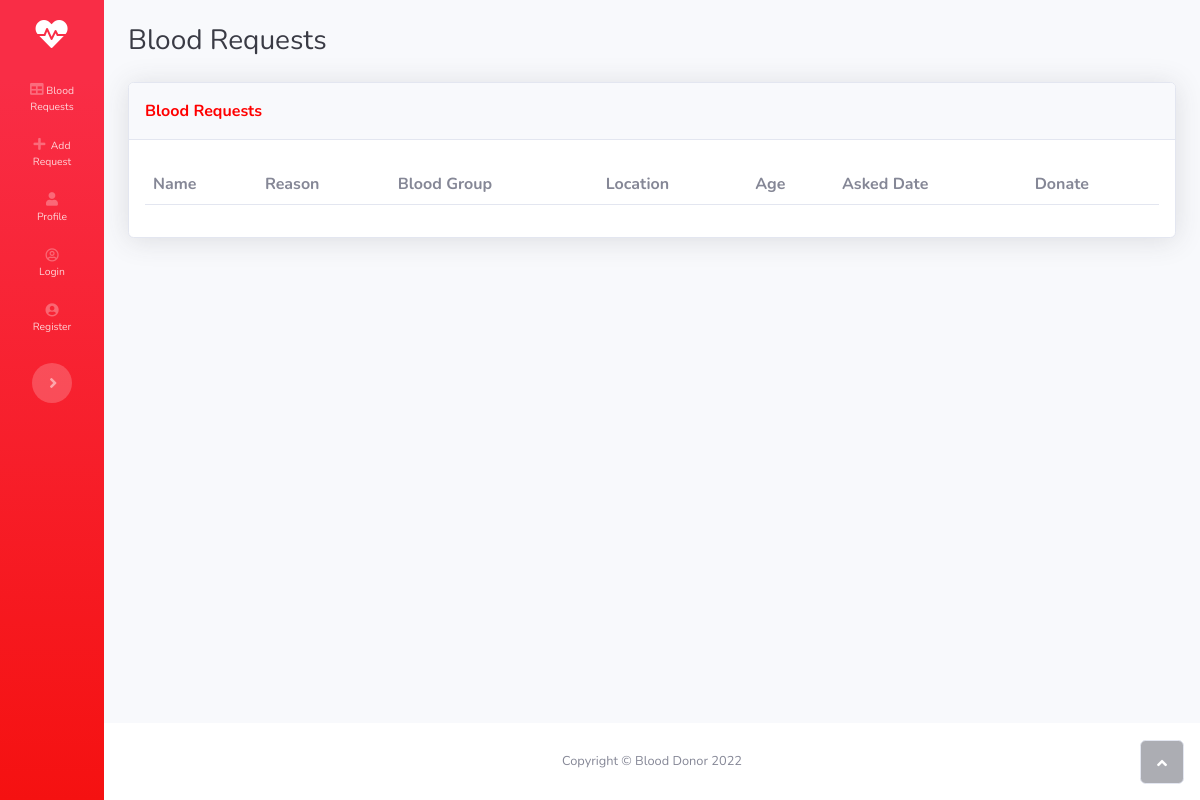
The app's page /, older data.
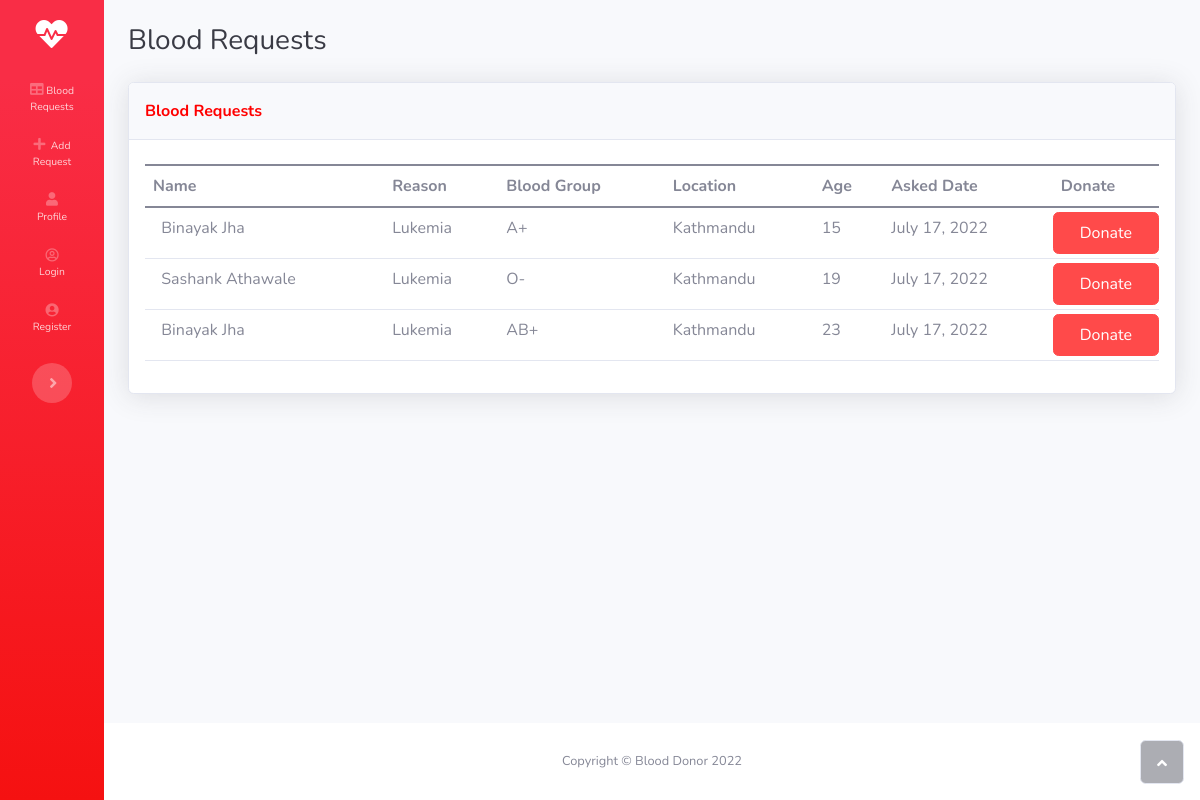
The same page, newer data.
### core/models.py (models this page shows, shortened)
class Blood_form(models.Model):
    id = models.AutoField(primary_key=True)
    name = models.CharField(max_length=50)
    email = models.EmailField(max_length=50)
    first_name = models.CharField(max_length=50)
    last_name = models.CharField(max_length=50)
    Age = models.IntegerField()
    blood_group = models.CharField(max_length=50)
    address = models.CharField(max_length=50)
    province = models.CharField(max_length=50)
    city = models.CharField(max_length=50)
    report = models.FileField(upload_to='media', blank = False, null = False)
    reason = models.CharField(max_length=50, blank=True, null=True, default=None)
    time = models.DateTimeField(auto_now_add=True, null=True)

### core/views.py (the view)
# urls.py: path('', views.Tabs.index, name='index'),
    def index(self):
        blood_request_list = Blood_form.objects.all()
        context = {'blood_request_list': blood_request_list}
        return render(self, 'blood_requests.html', context)

### core/templates/blood_requests.html (shortened to what this page needs)
<!DOCTYPE html>
<html>
{% load static %}
<head>
	{% include 'ELEMENTS/head_links.html' %}
</head>
<body id="page-top">
    <div id="wrapper">
    {% include 'ELEMENTS/navigation.html' %}
        <div class="d-flex flex-column" id="content-wrapper">
            <div id="content">
				{% include 'ELEMENTS/top_navbar.html' %}
                <div class="container-fluid">
                    <h3 class="text-dark mb-4">Blood Requests</h3>
                    <div class="card shadow">
                        <div class="card-header py-3">
                            <p class="text-primary m-0 fw-bold">Blood Requests</p>
                        </div>
                        <div class="card-body text-capitalize">
                            <div class="table-responsive table mt-2" id="dataTable" role="grid"
                                aria-describedby="dataTable_info">
                                <table class="table my-0" id="dataTable">
                                    <thead>
                                        <tr>
                                            <th>Name</th>
                                            <th>Reason</th>
                                            <th>Blood Group</th>
                                            <th>Location</th>
                                            <th>Age</th>
                                            <th>Asked Date</th>
                                            <th>Donate</th>
                                        </tr>
                                    </thead>
                                    <tbody>
                                        {% load humanize %}
                                        {% for item in blood_request_list %}
                                        <tr>
                                            <td>&nbsp; {{item.first_name }} {{item.last_name}} </td>
                                            <td class="text-capitalize">{{ item.reason }}</td>
                                            <td class="text-capitalize">{{item.blood_group}}</td>
                                            <td>{{ item.address }}</td>
                                            <td>{{ item.Age }}</td>
                                            <td>{{ item.time | naturalday}}</td>
                                            <td class="btn-danger btn mt-1 mb-1"
                                                style="background: #ff4a4a;border: 1px solid #ff4a4a;width: 100%;" id="donate-{{item.id}}" data-bs-toggle="modal" data-bs-target="#exampleModal-{{item.id}}">
                                                Donate</td>
                                        </tr>
        {% endfor %}
    </tbody>
</table>
</div>
        </div>
    </div>
</div>
</div>
           {% include 'ELEMENTS/footer.html' %}
        </div><a class="border rounded d-inline scroll-to-top" href="#page-top"><i class="fas fa-angle-up"></i></a>
    </div>
</body>
</html>

Row changes from the older to the newer data that the page shows:
added Blood_form: first_name "Binayak", last_name "Jha", reason "Lukemia", blood_group "A+", address "Kathmandu", Age "15", time "July 17, 2022"
added Blood_form: first_name "Sashank", last_name "Athawale", reason "Lukemia", blood_group "O-", address "Kathmandu", Age "19", time "July 17, 2022"
added Blood_form: first_name "Binayak", last_name "Jha", reason "Lukemia", blood_group "AB+", address "Kathmandu", Age "23", time "July 17, 2022"
